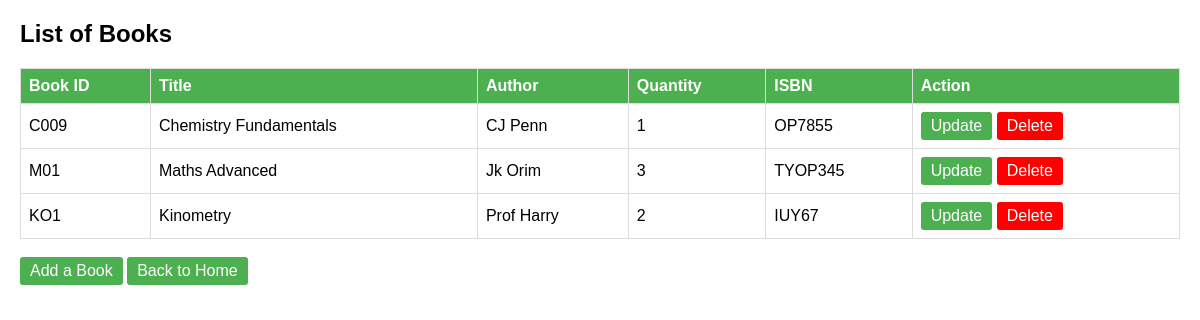
The page /library/books_list/ on the database its author committed.
### library/models.py (models this page shows, shortened)
class Library(models.Model):
    book_id=models.CharField(max_length=5, primary_key=True)
    title=models.CharField(max_length=50)
    author=models.CharField(max_length=50)
    isbn=models.CharField(max_length=50)
    quantity=models.PositiveIntegerField()

### library/views.py (the view)
# urls.py: path('books_list/', views.list_book, name='list_book'),
def list_book(request):
    books = Library.objects.all()
    return render(request, 'list_book.html', {'books': books})

### templates/list_book.html (shortened to what this page needs)
<!DOCTYPE html>
<html lang="en">
<head>
</head>
<body>
    <h2>List of Books</h2>
    <table>
        <tr>
            <th>Book ID</th>
            <th>Title</th>
            <th>Author</th>
            <th>Quantity</th>
            <th>ISBN</th>
            <th>Action</th>
        </tr>
        {% for book in books %}
            <tr>
                <td>{{ book.book_id }}</td>
                <td>{{ book.title }}</td>
                <td>{{ book.author }}</td>
                <td>{{ book.quantity }}</td>
                <td>{{ book.isbn }}</td>
                <td>
                    <a href="{% url 'update_book' book_id=book.book_id %}" class="button">Update</a>
                    <a href="{% url 'delete_book' book_id=book.book_id %}" class="button" style="background-color: #FF0000;">Delete</a>
                </td>
            </tr>
        {% endfor %}
    </table>
    <br>
    <a href="{% url 'add_book' %}" class="button">Add a Book</a>
    <a href="{% url 'class_list' %}" class="button">Back to Home</a>
</body>
</html>

### templates/list_book.html (style rules this page uses)
body { font-family: Arial, sans-serif; margin: 20px; }
table { width: 100%; border-collapse: collapse; margin-top: 20px; }
th, td { border: 1px solid #ddd; padding: 8px; text-align: left; }
th { background-color: #4CAF50; color: white; }
a.button { text-decoration: none; padding: 5px 10px; background-color: #4CAF50; color: white; border-radius: 3px; display: inline-block; }

### rows shown on the page
Library: book_id "C009", title "Chemistry Fundamentals", author "CJ Penn", quantity "1", isbn "OP7855"
Library: book_id "M01", title "Maths Advanced", author "Jk Orim", quantity "3", isbn "TYOP345"
Library: book_id "KO1", title "Kinometry", author "Prof Harry", quantity "2", isbn "IUY67"
